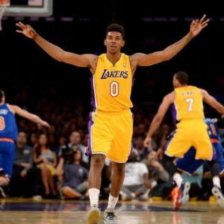
#> input picture data/input.png, 224 x 224 px
$ python -i point_correspondence.py   (imports and definitions only)   (older library calls are emulated)
#> lines starting #> are read from the running program, lines starting #| are printed output that depends on the picture; after the words box and inside, x2 and y2 are one past the last pixel; in counts of white or black regions, pixels touching at a corner belong together
# calculate correspondence function of points on the input and smpl silhouettes
import numpy as np
import cv2
import math


def dist2d(point1, point2):
    return math.sqrt(math.pow(point1[0] - point2[0], 2) + math.pow(point1[1] - point2[1], 2))


def getContour(image_path, mode=0):

#> called with image_path = 'data/input.png', mode = 0
    mask = cv2.imread(image_path)
#> mask is the input picture: shape (224, 224, 3); mean B, G, R 40.6, 60, 80.4
    mask_gray = cv2.cvtColor(mask, cv2.COLOR_BGR2GRAY)
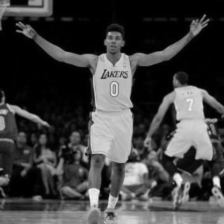
#> mask_gray: shape (224, 224); min 0, max 240, mean 63.9

    ret, binary = cv2.threshold(mask_gray, 127, 255, cv2.THRESH_BINARY)
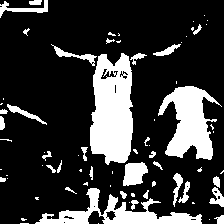
#> binary: shape (224, 224); 22% white; 73 white regions (40 under 20 px)

    if mode == 0:
        contours, hierarchy = cv2.findContours(binary, cv2.RETR_EXTERNAL, cv2.CHAIN_APPROX_SIMPLE)
#> contours = 73 contours, 49 with area under 20; largest, box (x1, y1, x2, y2) and area: (90, 53, 133, 165) 3729, (158, 86, 222, 160) 2349, (35, 188, 202, 224) 1855, (123, 162, 148, 186) 399, (0, 0, 48, 18) 199
    elif mode == 1:
        contours, hierarchy = cv2.findContours(binary, cv2.RETR_EXTERNAL, cv2.CHAIN_APPROX_NONE)

    return contours


# [76 lines left out: functions dispCorres, dpBoundarymatch, not called in this run]


def main():

    pass


# [2 lines not run here, left out]

>>> result = getContour('data/input.png')
#> result has the same summary as contours in getContour

$ run again, on data/smpl_depth_back.png
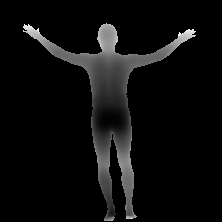
#> input picture data/smpl_depth_back.png, 222 x 222 px
#> in getContour, mask is the input picture: shape (222, 222, 3); min 0, max 255, mean 13
#> in getContour, `ret, binary = cv2.threshold(mask_gray, 127, 255, cv2.THRESH_BINARY)`:
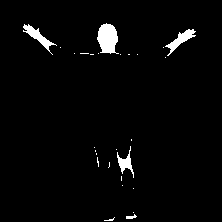
#> binary: shape (222, 222); 2.6% white; 27 white regions (22 under 20 px)
#> contours = 27 contours, 23 with area under 20; largest, box (x1, y1, x2, y2) and area: (97, 23, 119, 54) 440, (23, 24, 57, 55) 216, (165, 29, 196, 56) 216, (117, 146, 134, 178) 136
#> result has the same summary as contours in getContour
